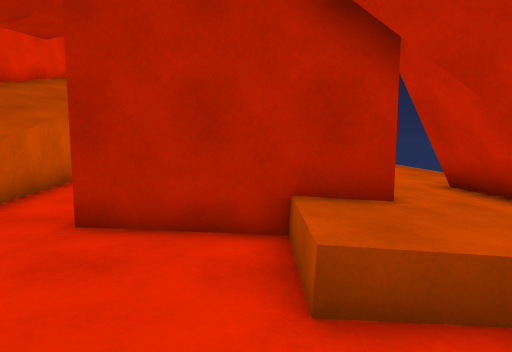
View 1 (above)

18 first-person views from a walk through a Unity game level. The camera is 1.5 m above the floor, tilts 6° down and sees 75° across. The floor is counted in squares, 1 m on a side. Each view is taken from the middle of a square. On the plan, view 1 faces up. The plan holds only what a view shows up to about 15 squares ahead; the rest is blank. The place goes on beyond the plan. Surface patterns are stand-ins for the level's own textures.

View 2
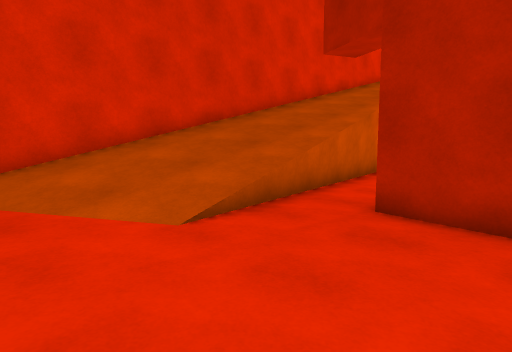

View 3
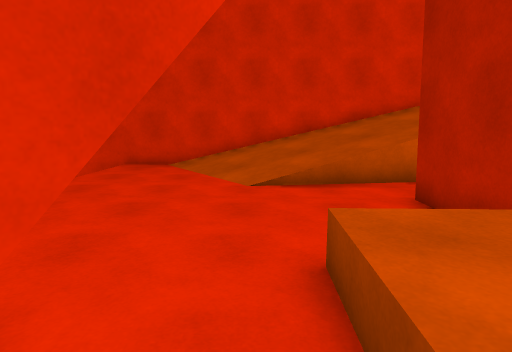

View 4
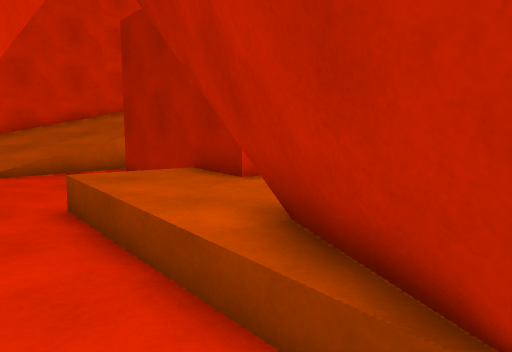

View 5
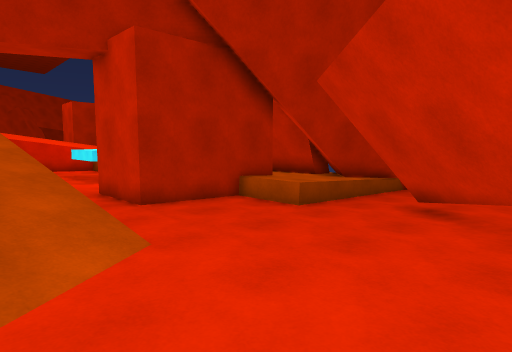

View 6
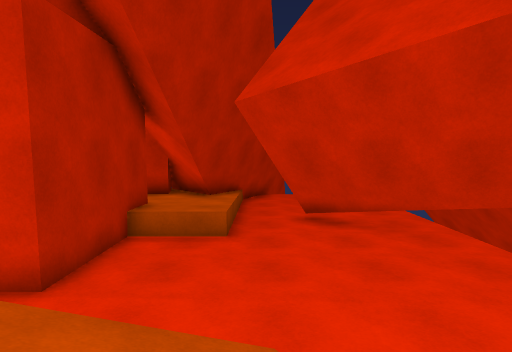

View 7
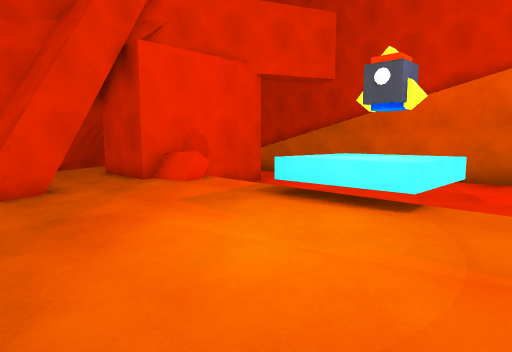

View 8
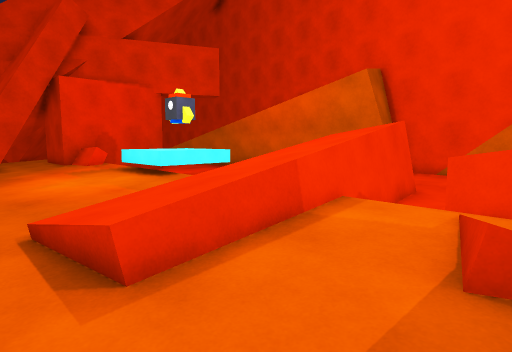

View 9
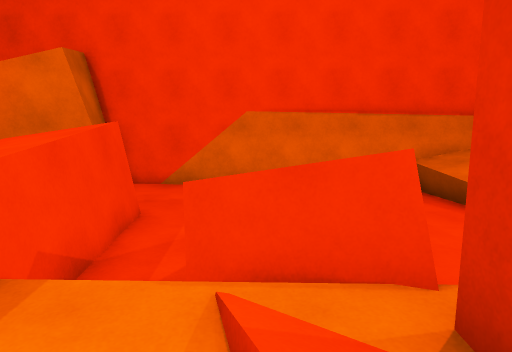

View 10
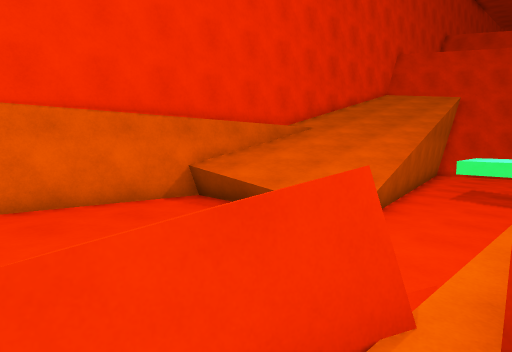

View 11
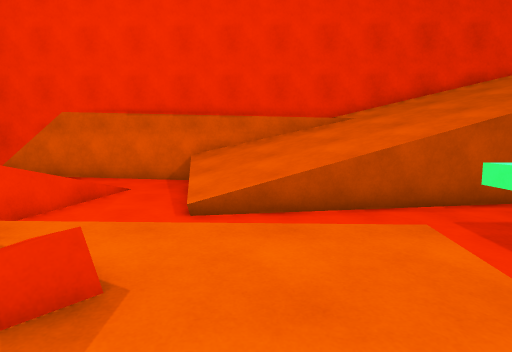

View 12
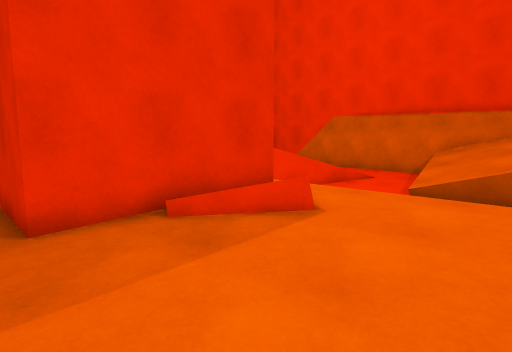

View 13
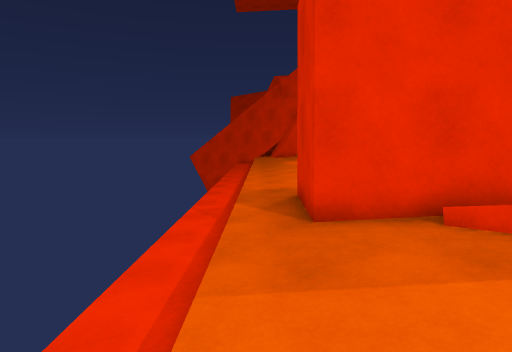

View 14
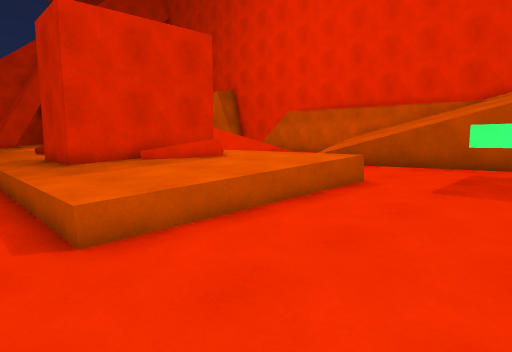

View 15
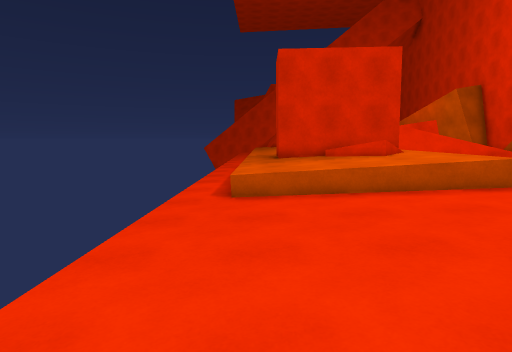

View 16
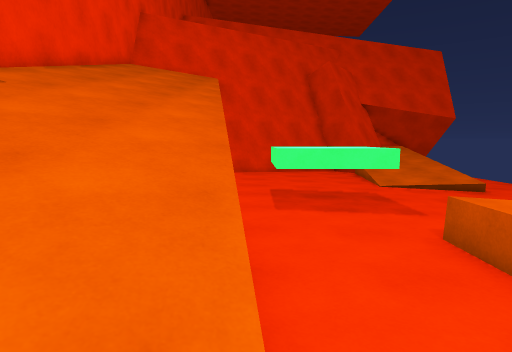

View 17
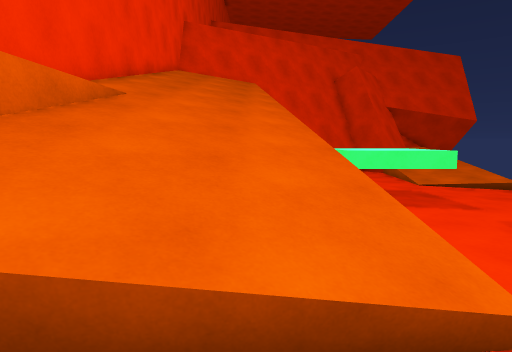

View 18
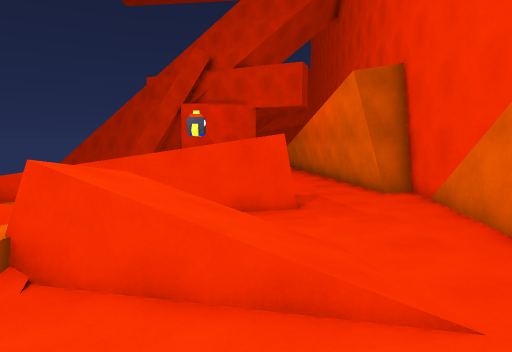

### Floor plan
Key: @ floor where view 1 was taken; # wall or solid block; . main floor; : floor 0.25 m higher than the main floor; - floor 0.25 m lower than the main floor; + floor 0.5 m higher than the main floor; _ floor 0.5 m lower than the main floor; / step, stairs or slope; = window, fence, low wall or low ledge; ^ raised ledge; v drop or lower ground.
Columns run from 10 left of view 1 to 10 right of it. Each row starts with its distance up from view 1.
 44   #////-----_/...=_
 43   #////.--------.__
 42   #////.-----________
 41   #////.-^^^-________
 40   #/////-^^^-________
 39   #//// -^^^-________
 38   #/////-^^^-________
 37   #/////-----________
 36   #/////.-----_______
 35   #=////.---+++:::.__
 34   #/////=---+++:::.__
 33   #/////=---+++:::.__
 32   #//////---+++:::.__
 31   #///=/.---+//:::.__
 30  ##......--=+///::.__
 29  ##.......-/######.__
 28   #..//=..-=#    #._
 27   #...///=v##    #._
 26   #:../////=##+: :._
 25  ##:...=///v+=+: :._
 24  #::......# +++:::._
 23  #::......-=+++/=:._
 22  #::..####///////::_
 21  #::..v//////////::_
 20  ##:.. /////=///:::_
 19  ##/:.     =  +::
 18  # /:.      +++:::
 17  #  :....  ++++::
 16  #  :....^^^+++::
 15  #/ :....^^^+++:::
 14  #/  ....^^^++++::
 13  #//  ...^^^++++::
 12  #///  ..  +++++::
 11  #///  ..  +++++:
 10  #///: ..  +++++:
  9  #///: ..  ^/+++:
  8  #///:.####^#+###
  7  #///#.#### #+###
  6  #///=.######+####
  5  #///=:....+++###
  4  #////:....++####
  3  #////:....++++###
  2 ##////:......----#
  1 #////::.....#.----
  0 #//::::...@### --
 -1 #/:::::....##  --
 -2 #++:::::..##
 -3 #++:::::.###.
 -4 ##       ##

Where each view was taken, in squares from view 1:
view 1: 0 up, 0 right, facing up
view 2: 1 down, 0 right, facing up-left
view 3: 2 up, 4 right, facing left
view 4: 1 up, 7 right, facing up-left
view 5: 3 down, 7 left, facing up-right
view 6: 2 up, 8 left, facing right
view 7: 18 up, 7 right, facing down-left
view 8: 26 up, 7 right, facing down-left
view 9: 25 up, 4 right, facing left
view 10: 24 up, 2 right, facing up-left
view 11: 33 up, 6 right, facing left
view 12: 35 up, 8 right, facing down-left
view 13: 35 up, 8 right, facing down
view 14: 40 up, 10 right, facing down-left
view 15: 44 up, 8 right, facing down
view 16: 30 up, 2 left, facing up
view 17: 29 up, 4 left, facing up
view 18: 32 up, 3 left, facing down
